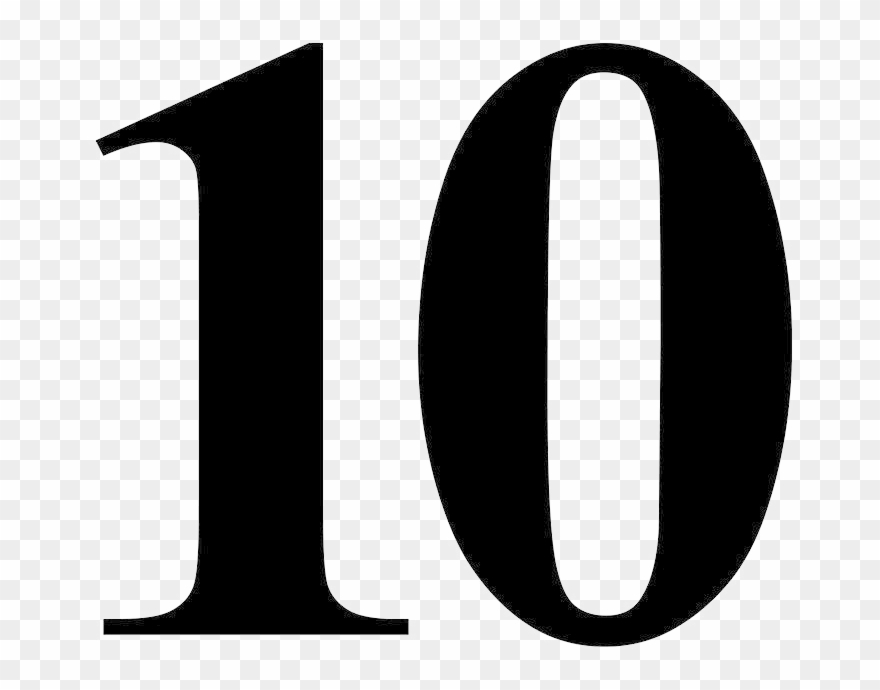
#> input picture images/test.png, 880 x 690 px
$ python RGBto2D.py
#> lines starting #> are read from the running program, lines starting #| are printed output that depends on the picture; after the words box and inside, x2 and y2 are one past the last pixel; in counts of white or black regions, pixels touching at a corner belong together
import numpy as np
import os
import cv2


class RGBto2D:
    def __init__(self, name, save=False):
        self.path = os.getcwd() + '/images/' + name
        self.gray = None
        self.bw = None
        self.save = save

    def to_array(self):
        image = cv2.imread(self.path, cv2.IMREAD_GRAYSCALE)
#> image is the input picture: shape (690, 880); min 0, max 255, mean 163.6
        image = cv2.resize(image, dsize=(500, 500))
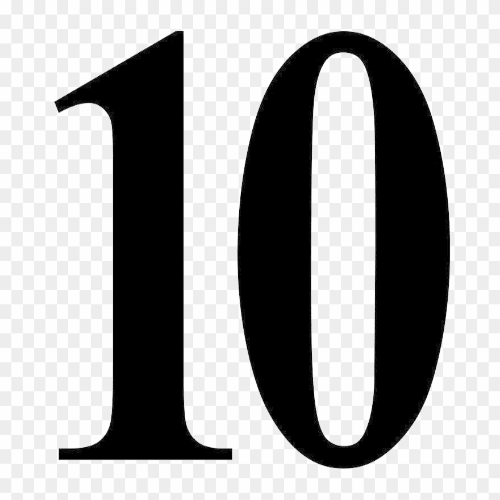
#> image: shape (500, 500); min 0, max 255, mean 163.6
        self.gray = np.array(image)

    def to_bw(self):
        bw = np.array(self.gray).copy()
        bw[bw < 128] = 0
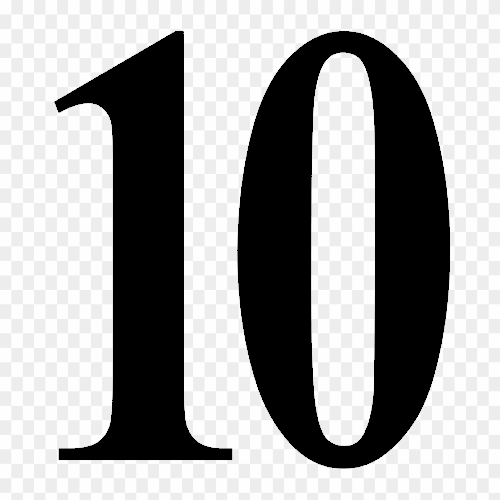
#> bw: shape (500, 500); 3.56% of pixels changed, all inside (x1, y1, x2, y2) = (55, 31, 450, 468)
        bw[bw >= 128] = 1
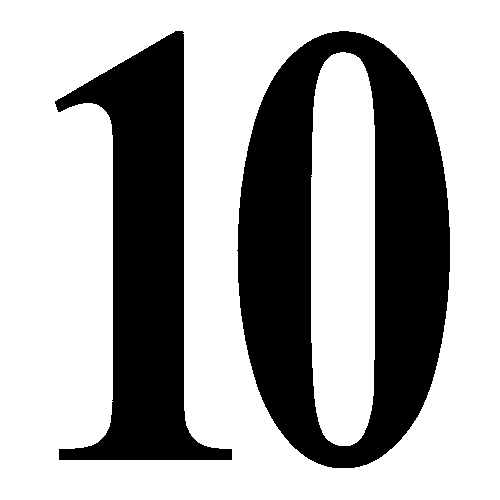
#> bw: shape (500, 500); values 0 (black) and 1 (white), 66.4% white; 2 black regions, box (x1, y1, x2, y2) and area: (237, 31, 450, 468) 51658, (55, 31, 232, 460) 32383
        self.bw = bw

    def get_bw(self):
        self.to_array()
        self.to_bw()
        if self.save:
            bw = np.array(self.gray).copy()
            bw[bw < 128] = 0
            bw[bw >= 128] = 255
            cv2.imwrite(os.getcwd() + '/images/' + 'new.png', bw)
        return self.bw


if __name__ == '__main__':
    obj = RGBto2D('test.png', save=True)
    o = obj.get_bw()
